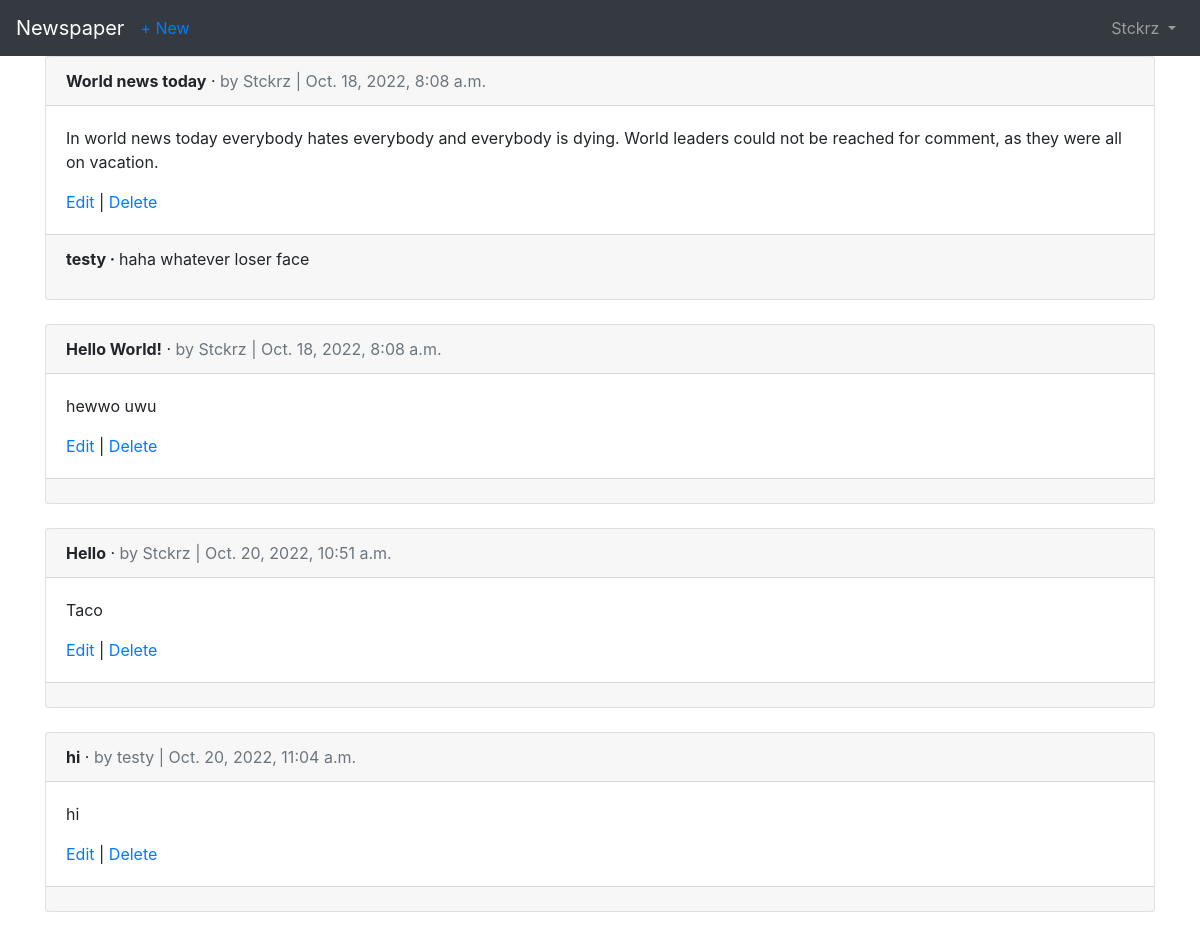
/articles/ (signed in), run on the app's committed database.
### accounts/models.py (models this page shows)
class CustomUser(AbstractUser):
    age = models.PositiveIntegerField(null=True, blank=True)

### articles/models.py (models this page shows, shortened)
class Article(models.Model):
    title = models.CharField(max_length=255)
    body = models.TextField()
    date = models.DateTimeField(auto_now_add=True)
    author = models.ForeignKey(
            get_user_model(),
            on_delete=models.CASCADE,
            )

class Comment(models.Model):
    article = models.ForeignKey(Article, on_delete=models.CASCADE, related_name='comments',)
    comment = models.CharField(max_length=140)
    author = models.ForeignKey(
            get_user_model(),
            on_delete=models.CASCADE,
            related_name='comments',
            )
    def __str__(self):
        return self.comment

### articles/views.py (the view)
# urls.py: path('', ArticleListView.as_view(), name='article_list'),
class ArticleListView(LoginRequiredMixin, ListView):
    model = Article
    template_name = 'article_list.html'

### templates/article_list.html (shortened to what this page needs)
{% extends 'base.html' %}
{% block content %}
	{% for article in object_list %}
	<div class="card">
		<div class="card-header">
			<span class="font-weight-bold">{{ article.title }}</span> &middot;
			<span class="text-muted">by {{ article.author }} |
				{{ article.date }}</span>
		</div>
		<div class="card-body">
			<p>{{ article.body }}</p>
			<a href="{% url 'article_edit' article.pk %}">Edit</a> |
			<a href="{% url 'article_delete' article.pk %}">Delete</a>
		</div>
		<div class="card-footer">
			{% for comment in article.comments.all %}
			<p>
			<span class="font-weight-bold">
				{{ comment.author }} &middot;
			</span>
			{{ comment }}
			</p>
			{% endfor %}
		</div>
	</div>
	<br />
	{% endfor %}
	{% endblock content %}

### templates/base.html (shortened to what this page needs)
<!DOCTYPE html>
<html>
<head>
  <link rel="stylesheet" href="https://cdn.jsdelivr.net/npm/bootstrap@4.5.3/dist/css/bootstrap.min.css">
</head>
<body>
	<nav class="navbar navbar-expand-lg navbar-dark bg-dark">
<a class="navbar-brand" href="{% url 'home' %}">Newspaper</a>
<a class=="navbar-brand" href="{% url 'article_new' %}">+ New</a>
<div class="collapse navbar-collapse" id="navbarSupportedContent">
{% if user.is_authenticated %} <ul class="navbar-nav ml-auto">
<li class="nav-item">
	<a class="nav-link dropdown-toggle" href="#" id="navbarDropdown" role="button" data-toggle="dropdown" aria-haspopup="true" aria-expanded="false">{{ user.username }} </a>
</li>
{% else %}
<form class="form-inline ml-auto">
<a href="{% url 'login' %}" class="btn btn-outline-secondary"> Log In</a>
<a href="{% url 'signup' %}" class="btn btn-primary ml-2"> Sign up</a>
</form>
{% endif %}
</ul>
</div>
</nav>
<main>
	<div class="container">
      		{% block content %}
		{% endblock content %}
	</div>
  </main>
</body>
</html>

### data on the page
CustomUser: username "Stckrz"
Article: title "World news today", author "Stckrz", date "Oct. 18, 2022, 8:08 a.m.", body "In world news today everybody hates everybody and everybody is dying. World leaders could not be reached for comment, as they were all on vacation."
Comment: author "testy", comment "haha whatever loser face"
Article: title "Hello World!", author "Stckrz", date "Oct. 18, 2022, 8:08 a.m.", body "hewwo uwu"
Article: title "Hello", author "Stckrz", date "Oct. 20, 2022, 10:51 a.m.", body "Taco"
Article: title "hi", author "testy", date "Oct. 20, 2022, 11:04 a.m.", body "hi"
